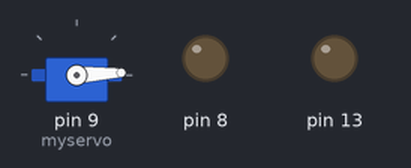
Bench run of a sketch on a simulated Arduino Uno, built with avr-gcc and run on an emulated ATmega328P. Parts: servo, output pins drawn as LEDs (lit = HIGH).

Above: at 0.05 s.
At 1.3 s:
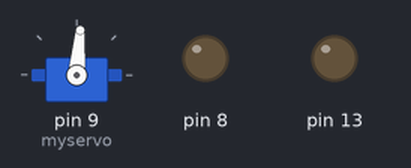
At 2.6 s:
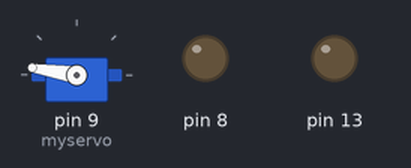
At 5.2 s:
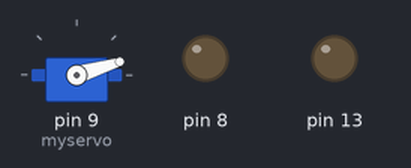
Timing chart, 0 to 7.1 s (numbered marks = the images above):
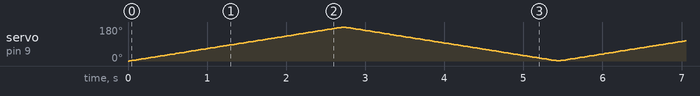

The sketch:

sketch_feb02a.ino
```cpp
#include <Servo.h>
Servo myservo;
int pos = 0;

void setup()
{
  //pinMode(A0, INPUT);
  pinMode(13,OUTPUT);
  pinMode(8, OUTPUT);
  pinMode(9, OUTPUT);
  //Serial.begin(9600);
  myservo.attach(9);

}

void loop()
{
  for (pos = 0; pos < 180; pos++)
  {
    myservo.write(pos);
    delay(15);
  }
  for (pos = 180; pos >= 1; pos -=1)
  {
    myservo.write(pos);
    delay(15);
  }
}

/*void Halfspeed()
//{
//  digitalWrite(9, HIGH);
//  delay(700);
//  digitalWrite(9, LOW);
//  delay(100);
//}
//
//void Slowerspeed()
//{
//  digitalWrite(9, HIGH);
//  delay(100);
//  digitalWrite(9, LOW);
//  delay(700);
//}
//
//void loop()
//{
//  //Halfspeed();
//  //delay(1000);
//  //Slowerspeed();
//  analogWrite(9, 10);
//   digitalWrite(13, HIGH);
//  delay(200);
//  digitalWrite(13, LOW);
//  delay(200);
//  digitalWrite(13, HIGH);
//  delay(200);
//  digitalWrite(13, LOW);
//  delay(600);
////  for (int i = 0; i < 255; i++)
////  {
////    analogWrite(9, i);
////    delay(100);
////    cout << i << endl;
////  }
//}

//13537
*/

/*
 * heartbeat code
  digitalWrite(13, HIGH);
  delay(200);
  digitalWrite(13, LOW);
  delay(200);
  digitalWrite(13, HIGH);
  delay(200);
  digitalWrite(13, LOW);
  delay(600);
*/

/*
 * //sos signal for one LED
  digitalWrite(13, LOW);
  delay(100);
  digitalWrite(13, HIGH);
  delay(100);
  digitalWrite(13, LOW);
  delay(100);
  digitalWrite(13, HIGH);
  delay(100);
  digitalWrite(13, LOW);
  delay(100);
  digitalWrite(13, HIGH);
  delay(100);
  //long
  digitalWrite(13, LOW);
  delay(1000);
  digitalWrite(13, HIGH);
  delay(1000);
  digitalWrite(13, LOW);
  delay(1000);
  digitalWrite(13, HIGH);
  delay(1000);
  digitalWrite(13, LOW);
  delay(1000);
  digitalWrite(13, HIGH);
  delay(1000);
  //final shorts
  digitalWrite(13, HIGH);
  delay(100);
  digitalWrite(13, LOW);
  delay(100);
  digitalWrite(13, HIGH);
  delay(100);
  digitalWrite(13, LOW);
  delay(100);
  digitalWrite(13, HIGH);
  delay(100);
*/

/*
 * //code for reading the light sensor
  int sensorLevel=analogRead(A0);
  if (sensorLevel >= 400)
  {
     digitalWrite(13,HIGH);
     delay(100);
     digitalWrite(13,LOW);
     delay(100);
  }

  else
  {
    digitalWrite(13,HIGH);
    delay(500);
    digitalWrite(13,LOW);
    delay(500);
  }
  Serial.print("Sensor Value =");
  Serial.print(sensorLevel);
  Serial.println();
*/
```
